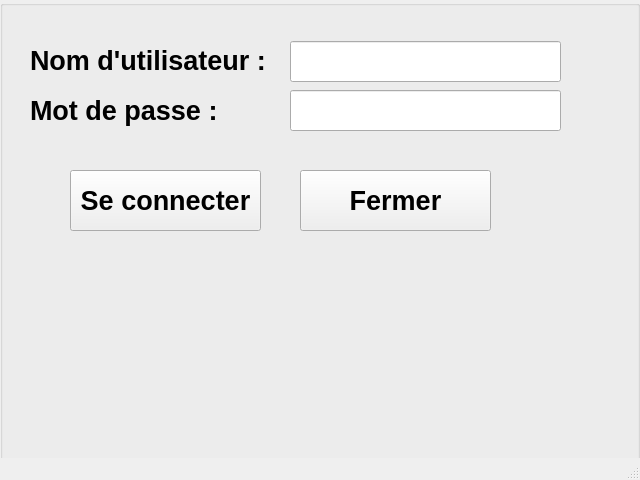
<?xml version="1.0" encoding="UTF-8"?>
<ui version="4.0">
 <class>MainWindow</class>
 <widget class="QMainWindow" name="MainWindow">
  <property name="geometry">
   <rect>
    <x>0</x>
    <y>0</y>
    <width>640</width>
    <height>480</height>
   </rect>
  </property>
  <property name="windowTitle">
   <string>MainWindow</string>
  </property>
  <widget class="QWidget" name="centralwidget">
   <widget class="QGroupBox" name="groupBox">
    <property name="geometry">
     <rect>
      <x>0</x>
      <y>0</y>
      <width>640</width>
      <height>480</height>
     </rect>
    </property>
    <property name="title">
     <string/>
    </property>
    <widget class="QLabel" name="label">
     <property name="geometry">
      <rect>
       <x>30</x>
       <y>40</y>
       <width>251</width>
       <height>41</height>
      </rect>
     </property>
     <property name="font">
      <font>
       <pointsize>20</pointsize>
       <bold>true</bold>
      </font>
     </property>
     <property name="text">
      <string>Nom d'utilisateur :</string>
     </property>
    </widget>
    <widget class="QLabel" name="label_2">
     <property name="geometry">
      <rect>
       <x>30</x>
       <y>90</y>
       <width>251</width>
       <height>41</height>
      </rect>
     </property>
     <property name="font">
      <font>
       <pointsize>20</pointsize>
       <bold>true</bold>
      </font>
     </property>
     <property name="text">
      <string>Mot de passe : </string>
     </property>
    </widget>
    <widget class="QLineEdit" name="lineEdit_username">
     <property name="geometry">
      <rect>
       <x>290</x>
       <y>41</y>
       <width>271</width>
       <height>41</height>
      </rect>
     </property>
     <property name="font">
      <font>
       <pointsize>15</pointsize>
       <bold>true</bold>
      </font>
     </property>
     <property name="text">
      <string/>
     </property>
    </widget>
    <widget class="QLineEdit" name="lineEdit_password">
     <property name="geometry">
      <rect>
       <x>290</x>
       <y>90</y>
       <width>271</width>
       <height>41</height>
      </rect>
     </property>
     <property name="font">
      <font>
       <pointsize>15</pointsize>
       <bold>true</bold>
      </font>
     </property>
     <property name="text">
      <string/>
     </property>
     <property name="echoMode">
      <enum>QLineEdit::EchoMode::Password</enum>
     </property>
    </widget>
    <widget class="QPushButton" name="pushButton_login">
     <property name="geometry">
      <rect>
       <x>70</x>
       <y>170</y>
       <width>191</width>
       <height>61</height>
      </rect>
     </property>
     <property name="font">
      <font>
       <pointsize>20</pointsize>
       <bold>true</bold>
      </font>
     </property>
     <property name="text">
      <string>Se connecter</string>
     </property>
    </widget>
    <widget class="QPushButton" name="pushButton_cancel">
     <property name="geometry">
      <rect>
       <x>300</x>
       <y>170</y>
       <width>191</width>
       <height>61</height>
      </rect>
     </property>
     <property name="font">
      <font>
       <pointsize>20</pointsize>
       <bold>true</bold>
      </font>
     </property>
     <property name="text">
      <string>Fermer</string>
     </property>
    </widget>
   </widget>
  </widget>
  <widget class="QMenuBar" name="menubar">
   <property name="geometry">
    <rect>
     <x>0</x>
     <y>0</y>
     <width>640</width>
     <height>22</height>
    </rect>
   </property>
  </widget>
  <widget class="QStatusBar" name="statusbar"/>
 </widget>
 <resources/>
 <connections/>
</ui>
